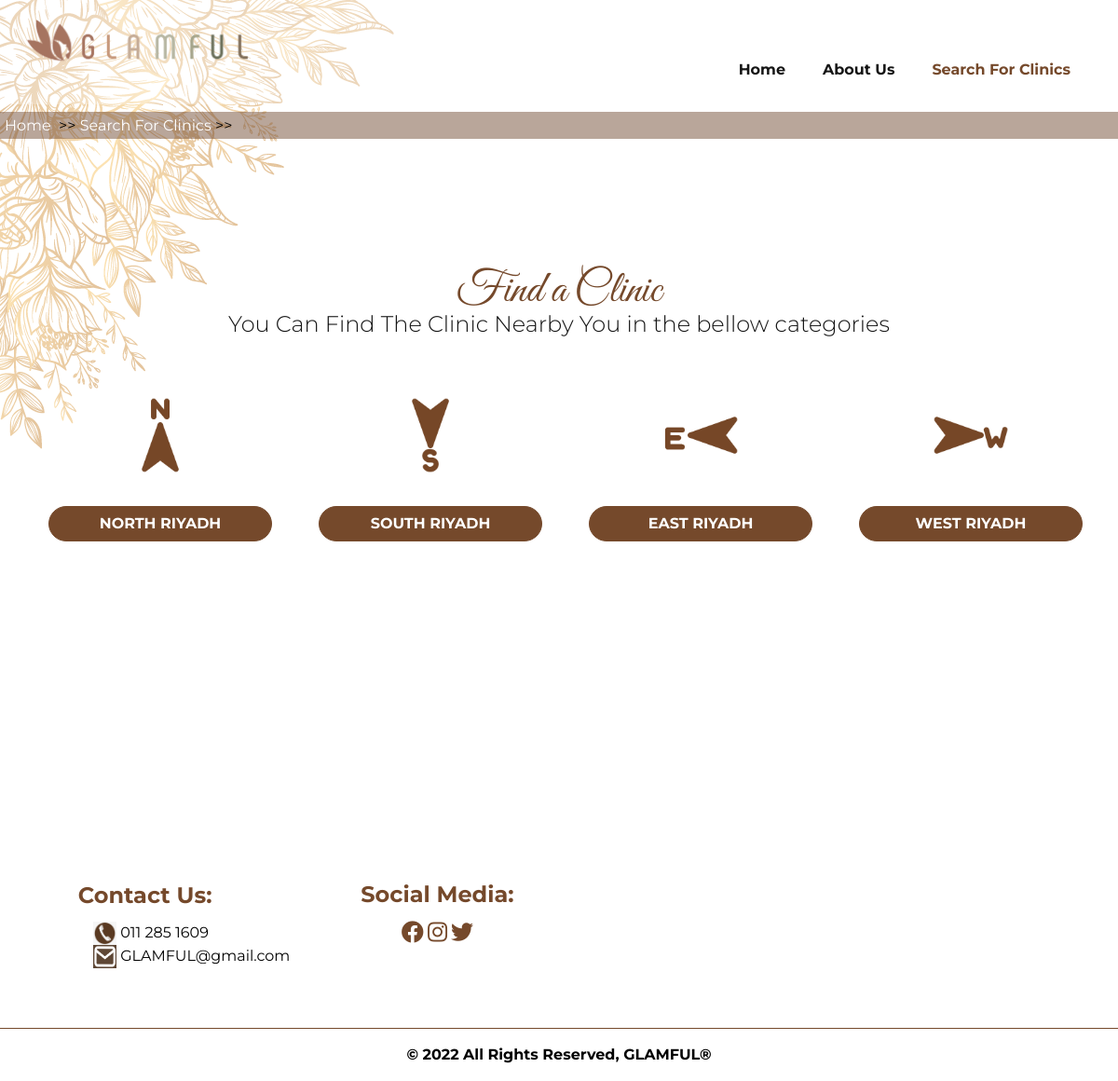
/categories.php, run on the app's committed database.
### tables this page shows
CREATE TABLE `regions` (
  `ID` int(11) NOT NULL,
  `image` varchar(200) NOT NULL,
  `region` varchar(100) NOT NULL
);

### categories.php (the view, shortened to what this page needs)
<?php
include 'DBconnection.php';
$query = "SELECT *  FROM regions";
$result = mysqli_query($connection,$query);
?>
<!DOCTYPE html>
<html lang="en">
<head>
   <link rel="stylesheet" href="style.css">
    <link rel="stylesheet" href="categories.css">
    <link rel="stylesheet" href="https://pro.fontawesome.com/releases/v5.10.0/css/all.css"/>
</head>
<body>
    <header class="header" id="header">
             <a href="index.php" accesskey="h"><img id="LOGO"  src="LOGO.png"  height="60" alt="logo"></a>
             <a class="logo" href="index.php" accesskey="h">
            <div class="navbar">
            <nav class="nav-menu" id="nav-menu">
                <ul class="nav-list">
                    <li><a href="index.php" class="nav-link ">home</a></li>
                    <li><a href="aboutUs.php" class="nav-link">about Us</a></li>
                    <li><a href="categories.php" class="nav-link active">Search for clinics</a></li>
                </ul>
            </nav>
        </div>
    </header>
        <div class="breadcrumb" >
            <a href="index.php" >Home &nbsp;</a> >>
            <a href="categories.php">&nbsp;Search for clinics&nbsp;</a> >>
        </div>
    <section class="services" id="services">
        <div class="services-content">
            <div class="section-title" >
                <h1 style="margin-top: 80px;">Find a Clinic</h1>
                <span>You Can Find The Clinic Nearby You in the bellow categories</span>
            </div>
            <div class="services-content-description">
                <?php
                    while($region = mysqli_fetch_assoc($result)){
                      $name = $region['region'];
                      $img = $region['image'];
                    ?>
                <div class="box">
                    <div class="inner">
                        <img src="img/<?php echo $img ?>">
                    </div>
                    <a href="clinicList.php?region=<?php  echo $name ?>" class="btn"><?php echo $name ?> Riyadh</a>
                </div>
                <?php } ?>
            </div>
        </div>
    </section>
    <footer class="footer" id="contact">
        <div class="footer-list">
            <div class="footer-data">
                <h2>Contact Us:</h2>
                <div class="fott"><img src="img/phonne.png" width="25px;" height="25px;"><p>&nbsp;011 285 1609</p></div>
                <div class="fott"> <img src="img/mail.jpg" width="25px;" height="25px;"><p>&nbsp;GLAMFUL@gmail.com</p></div>
            </div>
            <div class="footer-data">
                <h2 style="margin-top: -27px;">Social Media:</h2>
                <div class="footer-data-social">
                    <a href=""><i class="fab fa-facebook"></i></a>
                    <a href=""><i class="fab fa-instagram"></i></a>
                    <a href=""><i class="fab fa-twitter"></i></a>
                </div>
            </div>
            </div>
        <div class="copy">
            <p>&copy; 2022 All Rights Reserved, GLAMFUL®</p>
        </div>
    </footer>
</body>
</html>

### style.css (style rules this page uses)
:root { --header-height: 7rem; --main-color: #f7e6df; --first-color: #75492b; --second-color: #dfd6a7; --white-color: #fff; --black-color: #151515; --font-cursive: 'Great Vibes', cursive; --font-body: 'Montserrat', sans-serif; --big-font-size: 3rem; --h1-font-size: 2.25rem; --h2-font-size: 1.5rem; --h3-font-size: 1.25rem; --normal-font-size: 1rem; --small-font-size: 0.813rem; }
* { box-sizing: border-box; margin: 0; padding: 0; text-decoration: none; list-style: none; outline: none; border: none; }
html { scroll-behavior: smooth; }
body { background-color: var(--white-color); font-size: var(--normal-font-size); font-family: var(--font-body); overflow-x: hidden; }
#LOGO { position: relative; left: 20px; top :20px; }
.btn { width: 240px; display: flex; align-items: center; justify-content: center; text-align: center; background-color: var(--first-color); color: var(--white-color); border: 1px solid var(--first-color); border-radius: 50px; font-size: var(--normal-font-size); font-weight: bold; text-transform: uppercase; line-height: 1rem; padding: 10px 20px; cursor: pointer; transition: all 0.4s ease; }
.breadcrumb { display:flex; padding:5px; background-color:#724c337e; margin-top: 120px; position: fixed; top: 0; left: 0; right: 0; z-index: 10000; transition: all 0.4s ease; }
.breadcrumb a { font-size: 27px; color: #fff; font-size: var(--normal-font-size); text-transform: capitalize; position: relative; transition: all 0.4s ease; }
.header { position: fixed; top: 0; left: 0; right: 0; height: var(--header-height); background-color: rgba(255, 255, 255, 0.3); z-index: 10000; transition: all 0.4s ease; }
.navbar { width: 150%; max-width: 1200px; margin: right; display: flex; justify-content: flex-end; align-items: stretch; padding: 1px; margin-left: -50px; }
.nav-menu .nav-list { display: flex; white-space: nowrap; float: left; }
.nav-link { display: inline-block; }
.nav-list li { display: block; width: 50%; margin-left: 40px; }
.nav-link { font-size: var(--normal-font-size); color: var(--black-color); font-weight: bold; text-transform: capitalize; position: relative; transition: all 0.4s ease; }
.nav-link::before { content: ''; position: absolute; width: 0; left: 0; bottom: 0; height: 2px; background-color: var(--first-color); transition: all 0.4s ease-in-out; }
.nav-link:hover, .nav-link.active { color: var(--first-color); }
.section-title { margin: 0 auto; text-align: center; }
.section-title h1 { font-family: var(--font-cursive); font-size: var(--big-font-size); font-weight: 400; line-height: 3rem; color: var(--first-color); }
.section-title span { font-weight: 300; font-size: var(--h2-font-size); line-height: 1.5rem; color: var(--black-color); }
.footer-list { width: 100%; max-width: 1200px; margin: 0 auto; display: grid; grid-template-columns: repeat(4, 1fr); gap: 20px; align-items: center; padding: 3rem 0; border-bottom: 1px solid var(--first-color); }
.footer-data { text-align: center; margin-bottom: 1rem; }
.footer-data-social { margin-top: 1rem; }
.footer-data-social i { color: var(--first-color); font-size: var(--h2-font-size); }
.footer-data h2 { font-weight: bold; font-size: var(--h2-font-size); line-height: 1.5rem; color: var(--first-color); margin-bottom: 1rem; text-transform: capitalize; }
.footer-data p { font-weight: 400; line-height: 1.5rem; text-align: center; }
.footer .copy { text-align: center; padding: 1rem 0; }
.fott { display: flex; margin-left: 100px; }
.footer .copy p { font-weight: bold; line-height: 1.5rem; }

### categories.css (style rules this page uses)
.services { width: 100%; padding: 13rem 0; margin-bottom: 60px; background-image: url(img/arabesque-left-top.svg); background-repeat: no-repeat; background-position: top left; z-index: -1; }
.services-content { display: flex; flex-wrap: wrap; }
.services-content-description { width: 100%; max-width: 1200px; margin: 0 auto; padding: 2rem; text-align: center; display: grid; grid-template-columns: repeat(4, 1fr); gap: 10px; }
.services-content-description .box { padding: 20px; }
.services-content-description .box .inner img { width: 90px; margin-bottom: 1rem; }
.services-content-description .box .inner { font-size: var(--h3-font-size); font-weight: 800; text-transform: capitalize; color: var(--first-color); padding: 10px; position: relative; }
.services-content-description .box .inner::before, .services-content-description .box .inner::after { content: ''; position: absolute; width: 0; height: 0; box-sizing: border-box; transition: all 0.8s ease; }

### data on the page
regions: image (picture), region "NORTH"
regions: image (picture), region "SOUTH"
regions: image (picture), region "EAST"
regions: image (picture), region "WEST"
